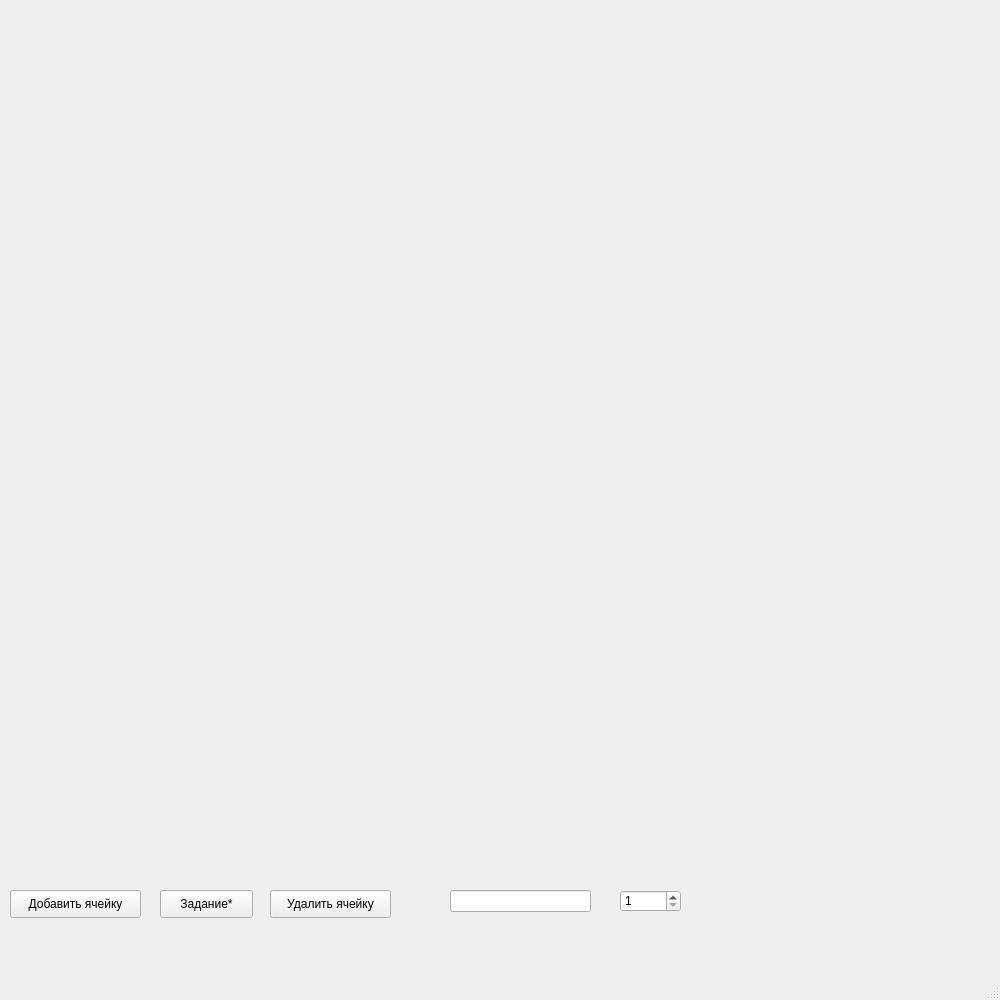
<?xml version="1.0" encoding="UTF-8"?>
<ui version="4.0">
 <class>MainWindow</class>
 <widget class="QMainWindow" name="MainWindow">
  <property name="geometry">
   <rect>
    <x>0</x>
    <y>0</y>
    <width>1000</width>
    <height>1000</height>
   </rect>
  </property>
  <property name="windowTitle">
   <string>MainWindow</string>
  </property>
  <widget class="QWidget" name="centralwidget">
   <widget class="QPushButton" name="pushButton">
    <property name="geometry">
     <rect>
      <x>10</x>
      <y>890</y>
      <width>131</width>
      <height>28</height>
     </rect>
    </property>
    <property name="text">
     <string>Добавить ячейку</string>
    </property>
   </widget>
   <widget class="QPushButton" name="pushButton_2">
    <property name="geometry">
     <rect>
      <x>160</x>
      <y>890</y>
      <width>93</width>
      <height>28</height>
     </rect>
    </property>
    <property name="text">
     <string>Задание*</string>
    </property>
   </widget>
   <widget class="QPushButton" name="pushButton_3">
    <property name="geometry">
     <rect>
      <x>270</x>
      <y>890</y>
      <width>121</width>
      <height>28</height>
     </rect>
    </property>
    <property name="text">
     <string>Удалить ячейку</string>
    </property>
   </widget>
   <widget class="QLineEdit" name="lineEdit">
    <property name="geometry">
     <rect>
      <x>450</x>
      <y>890</y>
      <width>141</width>
      <height>22</height>
     </rect>
    </property>
    <property name="maxLength">
     <number>10</number>
    </property>
   </widget>
   <widget class="QSpinBox" name="spinBox">
    <property name="geometry">
     <rect>
      <x>620</x>
      <y>890</y>
      <width>61</width>
      <height>22</height>
     </rect>
    </property>
    <property name="minimum">
     <number>1</number>
    </property>
    <property name="maximum">
     <number>10000</number>
    </property>
   </widget>
  </widget>
  <widget class="QMenuBar" name="menubar">
   <property name="geometry">
    <rect>
     <x>0</x>
     <y>0</y>
     <width>1000</width>
     <height>26</height>
    </rect>
   </property>
  </widget>
  <widget class="QStatusBar" name="statusbar"/>
 </widget>
 <resources/>
 <connections/>
</ui>
